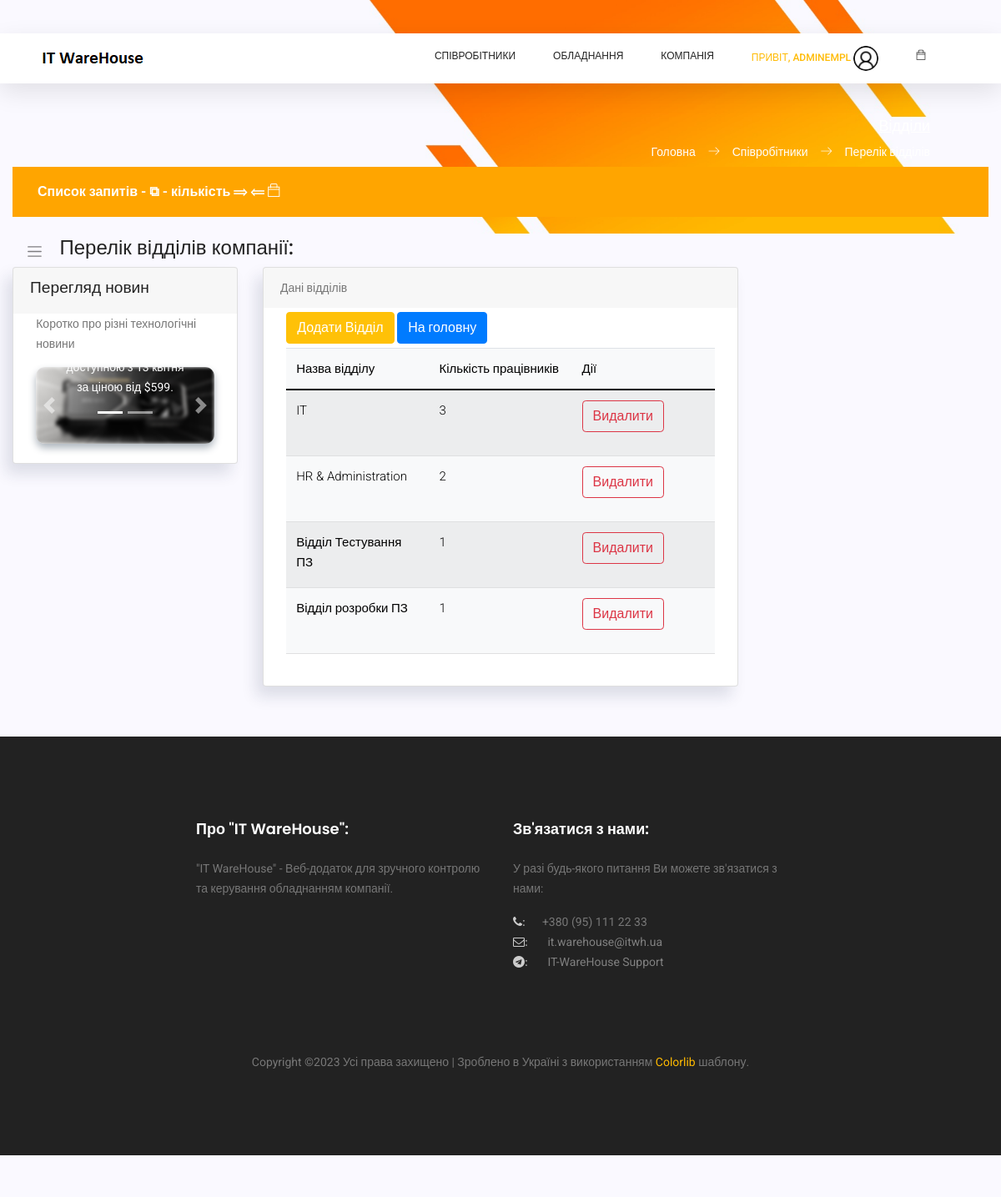
The page /employees/departments (signed in) on the database its author committed.
### users/models.py (models this page shows, shortened)
class NewUser(AbstractBaseUser, PermissionsMixin):
    email = models.EmailField(_('email address'), unique=True)
    user_name = models.CharField(max_length=150, unique=True)
    start_date = models.DateTimeField(default=timezone.now)
    is_staff = models.BooleanField(default=False)
    is_active = models.BooleanField(default=False)
    is_employee = models.BooleanField(default=False)
    objects = CustomAccountManager()
    USERNAME_FIELD = 'email'
    REQUIRED_FIELDS = ['user_name']

### employees/models.py (models this page shows, shortened)
class Departments(models.Model):
    department = models.CharField(max_length=100, unique=True, verbose_name='Назва відділу')

### employees/views.py (the view)
# urls.py: path('departments', dep_list, name='department-list'),
@login_required
def dep_list(request):
    context = {
        'page_title': 'Відділи',
        'app_name': 'Співробітники',
        'page_name': 'Перелік відділів'
    }
    user_admin = 0
    if request.user.groups.filter(name='Admins').exists():
        user_admin = 1
    deps_list = None
    if len(Departments.objects.all()) > 0:
        all_departments = Departments.objects.all()
        deps_list = []
        for dep_data in all_departments:
            try:
                Employees.objects.filter(department=dep_data.id)
            except:
                emp_count = 0
            else:
                emp_count = len(Employees.objects.filter(department=dep_data.id))
            our_dep_data = (dep_data, emp_count)
            deps_list.append(our_dep_data)
    context['user_admin'] = user_admin
    context['deps_list'] = deps_list
    return render(request, 'employees/dep_list.html', context=context)

### templates/employees/dep_list.html (shortened to what this page needs)
{% extends '_layouts/base.html' %}
{% load static %}
{% block content %}
<div style="background: #faf9ff; padding-bottom: 50px;">
    <div class="main-content container-fluid">
        <div class="page-title">
            <nav class="navbar navbar-header navbar-expand navbar-light headli-1">
                <a class="sidebar-toggler" href="#"><span class="navbar-toggler-icon"></span></a>
            </nav>
            <h3 class="headli-1">Перелік відділів компанії:</h3>
        </div>
        <section class="section">
            <div class="row mb-4">
                <div class="col-md-3">
                    <div class="card" >
                        <div class="card-header" >
                            <h4>Перегляд новин</h4>
                        </div>
                        <div class="card-body" >
                            <div class="row" >
                                <div class="col-md-12" >
                                    <p>Коротко про різні технологічні новини</p>
                                    <div id="carouselExampleCaptions" class="carousel slide" data-ride="carousel" >
                                        <ol class="carousel-indicators">
                                            <li data-bs-target="#carouselExampleCaptions" data-slide-to="0" class="active"></li>
                                            <li data-bs-target="#carouselExampleCaptions" data-slide-to="1"></li>
                                        </ol>
                                        <div class="carousel-inner" >
                                            <div class="carousel-item active" >
                                                <img src="{% static 'static_f_2/images/cpsamples/newsphoto1.jpg' %}" class="d-block w-100 main-img-n" alt="...">
                                                <div class="carousel-caption d-none d-md-block" >
                                                    <p>Відеокарта буде доступною з 13 квітня за ціною від $599.</p>
                                                </div>
                                            </div>
                                        </div>
                                        <a class="carousel-control-prev" href="#carouselExampleCaptions" role="button" data-slide="prev">
                                            <span class="carousel-control-prev-icon" aria-hidden="true"></span>
                                        </a>
                                        <a class="carousel-control-next" href="#carouselExampleCaptions" role="button" data-slide="next">
                                            <span class="carousel-control-next-icon" aria-hidden="true"></span>
                                        </a>
                                    </div>
                                </div>
                            </div>
                        </div>
                    </div>
                </div>
                <div class="col-md-6">
                    <div class="card">
                        <div class="card-header">
                            Дані відділів
                        </div>
                        <div class="card-body">
                            <div class="dataTable-wrapper dataTable-loading no-footer sortable searchable fixed-columns" >
                                <div class="dataTable-top">
                                    <div style="display: block; gap: 10px; margin: 5px 0;">
                                        <a href="/employees/dep_create" class="btn btn-warning my-btn">Додати Відділ</a>
                                        <a href="/main/main_page" class="btn btn-primary my-btn">На головну</a>
                                    </div>
                                </div>
                                <div class="dataTable-container capitalizer" >
                                    {% if deps_list %}
                                    <table class="table table-striped table-light dataTable-table" id="table1"       >
                                        <thead>
                                        <tr>
                                            <th data-sortable="" style="width: 30%;">
                                                <li href="#" class="dataTable-sorter colorizer">Назва відділу</li>
                                            </th>
                                            <th data-sortable="" style="width: 30%;">
                                                <li href="#" class="dataTable-sorter colorizer">Кількість працівників</li>
                                            </th>
                                            <th data-sortable="" style="width: 30%;">
                                                <li href="#" class="dataTable-sorter colorizer">Дії</li>
                                            </th>
                                        </tr>
                                        </thead>
                                        <tbody>
                                        {% for dep_info, emp_count in deps_list %}
                                        <tr>
                                            <td class="colorizer" style="font-weight: 300;">{{ dep_info.department }}</td>
                                            <td class="colorizer" style="font-weight: 300;">{{ emp_count}}</td>
                                            <td>
                                                <div class="btn-group mb-3" role="group" aria-label="Basic example">
                                                    <a class="btn btn-outline-danger" href="/employees/dep_delete/{{ dep_info.id }}">
                                                        Видалити
                                                    </a>
                                                </div>
                                            </td>
                                        </tr>
                                        {% endfor %}
                                        </tbody>
                                    </table>
                                    {% endif %}
                                </div>
                            </div>
                        </div>
                    </div>
                </div>
            </div>
        </section>
    </div>
{% endblock content %}

### templates/_layouts/header.html (shortened to what this page needs)
{% load static %}
<header class="header_area sticky-header">
	<div class="main_menu">
			<nav class="navbar navbar-expand-lg navbar-light main_box">
				<div class="container">
					<a class="navbar-brand logo_h" href="/">
						<img src="{% static 'static_f_1/img/logo.png' %}" alt="IT WareHouse Project Logo">
					</a>
					<div class="collapse navbar-collapse offset" id="navbarSupportedContent">
						<ul class="nav navbar-nav menu_nav ml-auto">
							{% if not user.is_authenticated %}
								<li class="nav-item"><a class="nav-link" href="/">Вхід до Системи</a></li>
							{% else %}
								{% if user_data.u_group == 'Admins' or user_admin == 1%}
								<li class="nav-item submenu dropdown">
									<a href="#" class="nav-link dropdown-toggle" data-toggle="dropdown" role="button"
									   aria-haspopup="true" aria-expanded="false">Співробітники</a>
								</li>
								{% endif %}
								<li class="nav-item submenu dropdown">
									<a href="#" class="nav-link dropdown-toggle" data-toggle="dropdown"
									   role="button" aria-haspopup="true" aria-expanded="false">Обладнання</a>
								</li>
								<li class="nav-item submenu dropdown">
									<a href="#" class="nav-link dropdown-toggle" data-toggle="dropdown" role="button"
									   aria-haspopup="true" aria-expanded="false">Компанія</a>
								</li>
								<li class="nav-item submenu dropdown active">
									<a href="#" class="nav-link dropdown-toggle" data-toggle="dropdown" role="button"
									   aria-haspopup="true" aria-expanded="false">
										<span>Привіт, {{ user.user_name }}</span>
										{% if employee_data.photo %}
										<span><span><img width="30px" height="30px" class="profile-img"
														 src="/media/{{ employee_data.photo }}" alt=""></span>
										</span>
										{% else %}
										<span><span><img width="30px" height="30px" class="profile-img"
													 src="/media/photos/default_user.jpg" alt=""></span>
										</span>
										{% endif %}
										</a>
								</li>
								<li class="nav-item submenu dropdown">
									<a href="#" class="nav-link dropdown-toggle">
										<span class="ti-bag"></span>
									</a>
								</li>
							{% endif %}
						</ul>
					</div>
				</div>
			</nav>
	</div>
</header>

### static/static_f_2/css/app.css (style rules this page uses)
a { text-decoration:none }
a,button { outline:0 }
.btn.btn-danger,.btn.btn-dark,.btn.btn-info,.btn.btn-light,.btn.btn-link,.btn.btn-primary,.btn.btn-secondary,.btn.btn-success,.btn.btn-warning { color:#fff }
.btn-group>.btn { border-radius:.267rem }
.carousel-inner { border-radius:.7rem;box-shadow:0 5px 10px #adb5bd }
.dropdown-toggle:after { color:#fff }
.card { box-shadow:-8px 12px 18px 0 rgba(25,42,70,.13);margin-bottom:2.2rem }
.card .card-header { border:none }
.card .card-header h4 { font-size:1.2rem }
.card .card-header~.card-body { padding-top:0 }
.card .card-body { padding:1.4rem 1.7rem }
.dataTable-table td,.dataTable-table thead th,.table td,.table thead th { vertical-align:middle }
.dataTable-table thead th,.table thead th { border-bottom:2px solid #475f7b }
.dataTable-container { overflow-x:auto }

### templates/_layouts/header.html (style rules this page uses)
.header_area .navbar .nav .nav-item .nav-link { padding: 1px 0; }
.profile-img { object-fit: cover; border-radius: 15px; }

### rows shown on the page
NewUser: user_name "ADMINEMPL"
Departments: department "IT", emp_count "3"
Departments: department "HR & Administration", emp_count "2"
Departments: department "Відділ Тестування ПЗ", emp_count "1"
Departments: department "Відділ розробки ПЗ", emp_count "1"

### other values the page prints
{{ app_name }} "Співробітники"
{{ page_name }} "Перелік відділів"
